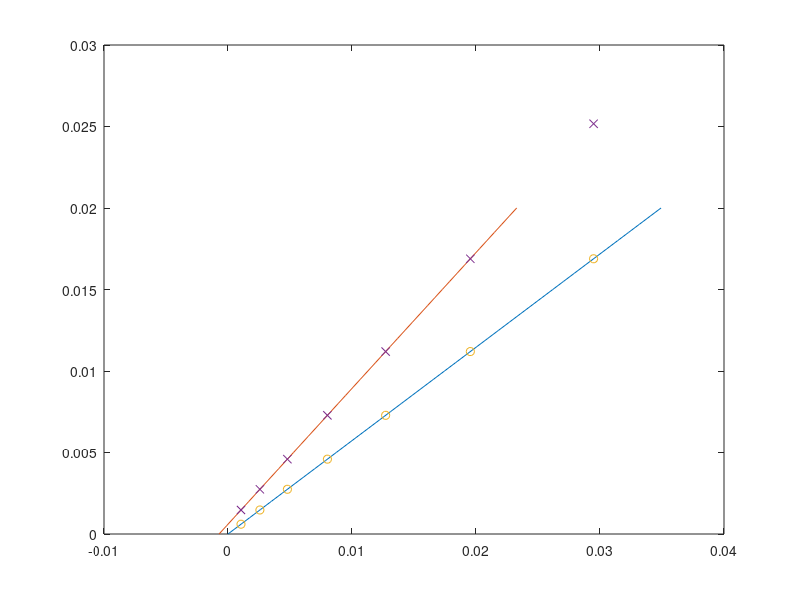

Recreate this plot in MATLAB.
close all;
Vs = 176.4;
Yentry = 0.02;
Yexit = 0.03*0.02;
Xentry = 0;
gamma = 6;
P = 110*10^3;
pvap = 10.5 * 10^3;
k = P/gamma/pvap;
X = @(Y)(k*Y);
Xexit = X(Yentry);
Lsmin = Vs*((Yentry-Yexit)/(Xexit));
Ls = 1.5*Lsmin;
m = Ls/Vs;
i = 0;
y = Yexit;
xcoords = zeros(1,3);
ycoords = zeros(1,3);
ycoords2 = ycoords;
while y <= Yentry
    i = i + 1;
    
    x = X(y);
    xcoords(i) = x;
    ycoords(i) = y;
    y = 0.03*0.02 + m*(x);
    ycoords2(i) = y;
    
end
ys = 0:0.0005:0.02;
xs = (ys - 0.03*0.02)/m;
plot(X(ys),ys,xs,ys,xcoords,ycoords,'o',xcoords,ycoords2,'x');